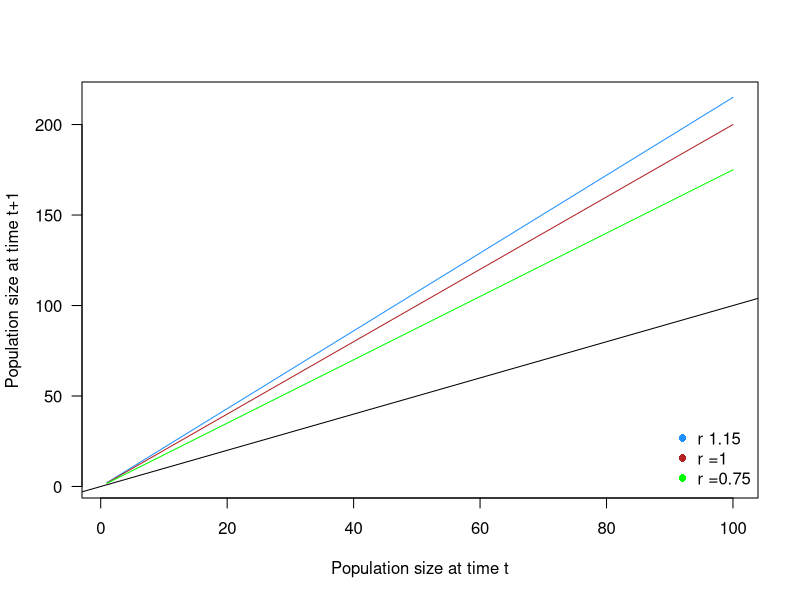
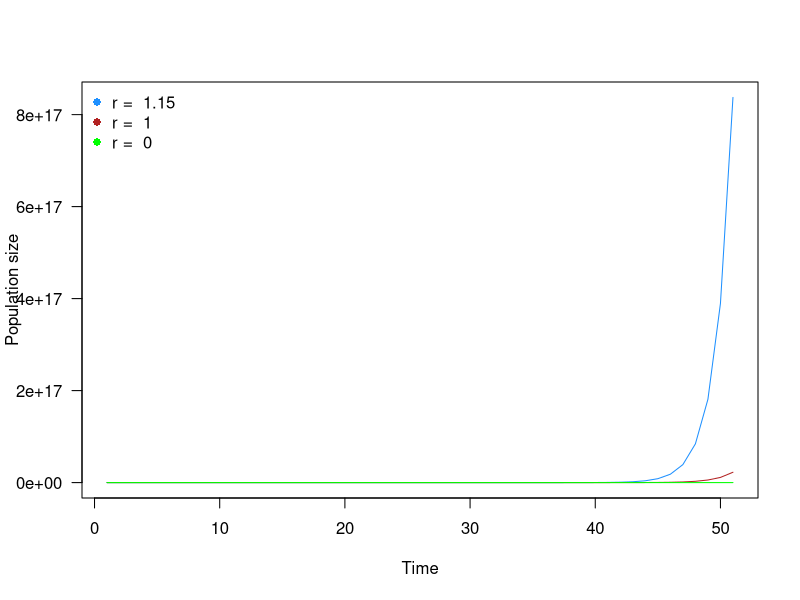
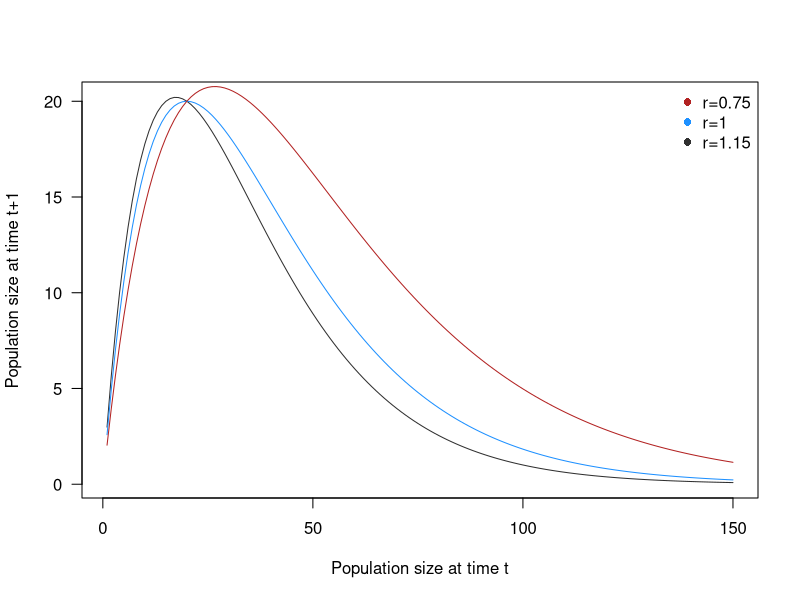
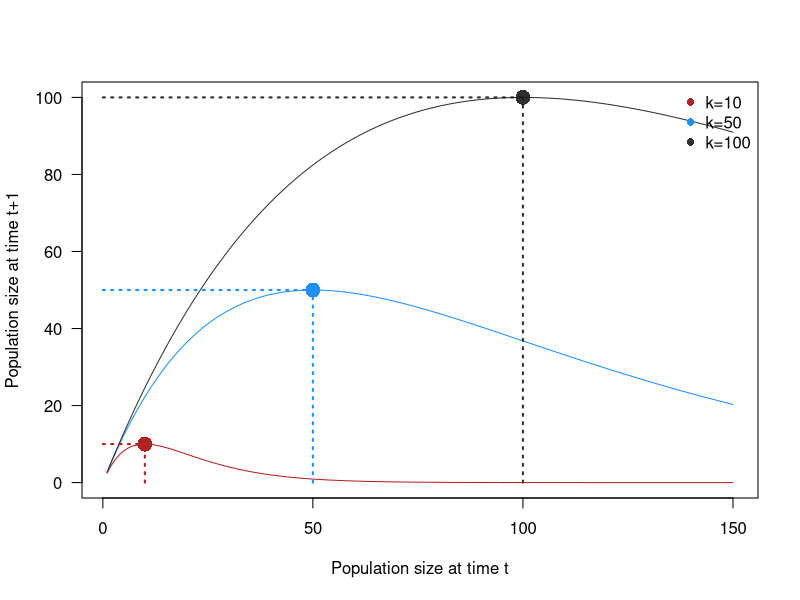
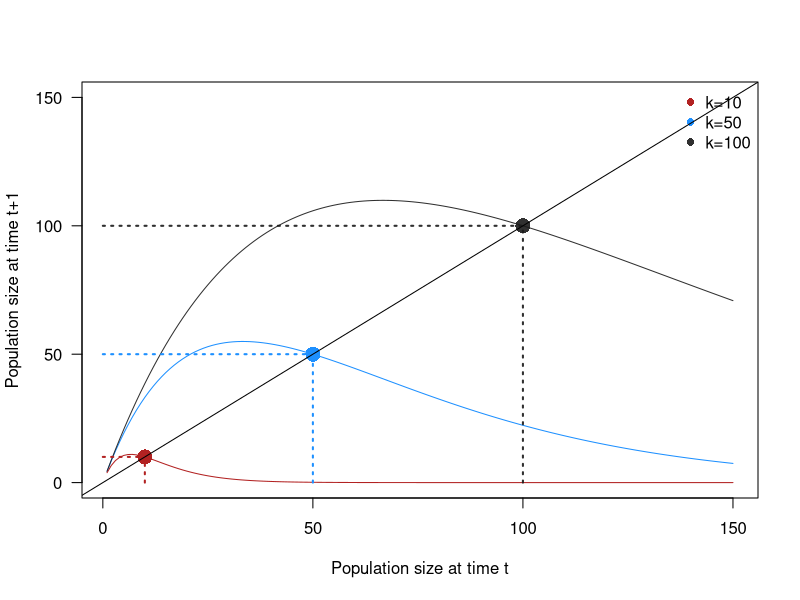
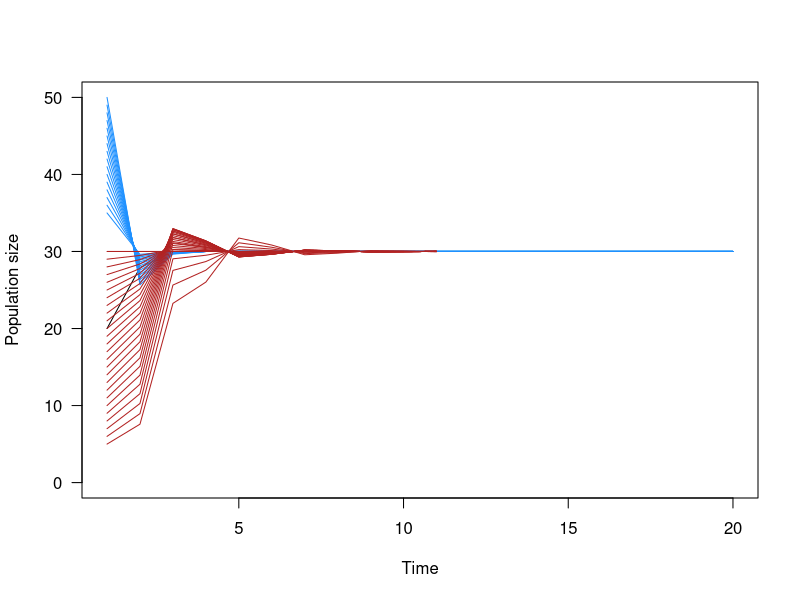
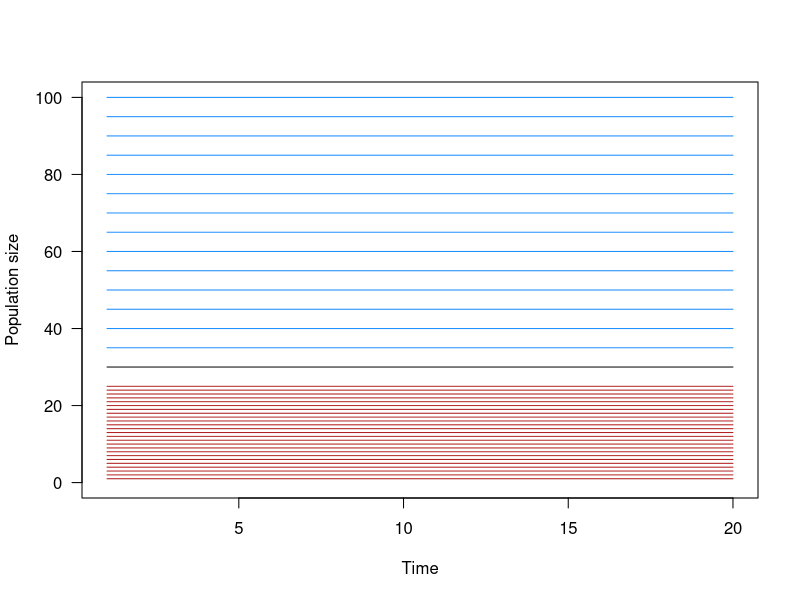
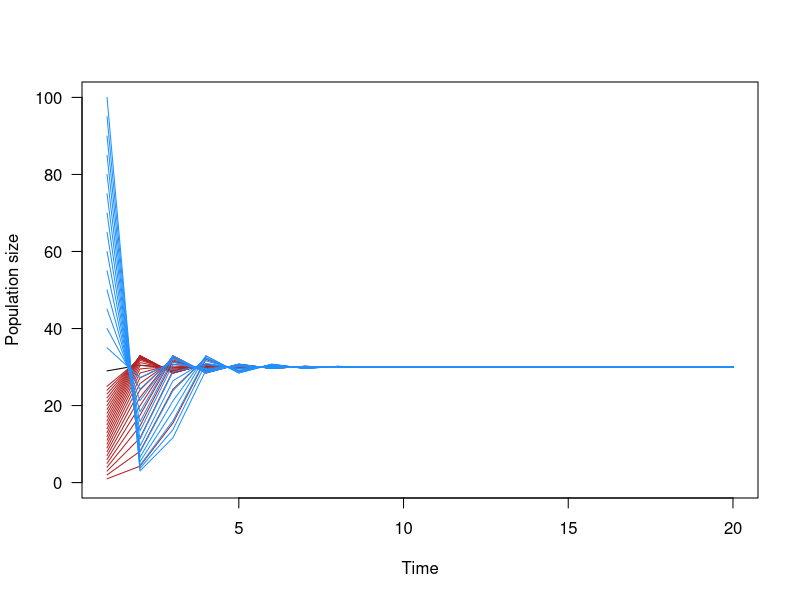

Reproduce these figures in R, in order. (Note: this script raises an error after producing the figures.)
## ---- chunk 1

n0 <- 1:100
r <- 1

expoGrowth <- function(n, r){
  n+(n*r)  
}


#effect of growth rate
plot(n0, expoGrowth(n0, 1.15),
  type='l', las=1, 
  xlab='Population size at time t', 
  ylab='Population size at time t+1', 
  col='dodgerblue')
lines(n0, expoGrowth(n0,1),
  col='firebrick')
lines(n0, expoGrowth(n0,0.75),
  col='green')
abline(a=0,b=1)

legend('bottomright', paste('r', c('1.15', '=1', '=0.75')),
  pch=16, col=c('dodgerblue', 'firebrick', 'green'), bty='n')
 

## ---- chunk 2

expoDynamics <- function(n,r, steps=100){
  ret <- c()
  ret[1] <- n
  for(i in 1:steps){
    ret[i+1] <- expoGrowth(ret[i], r)
  }
  return(ret)
}

## ---- chunk 3

tt  <- 50
n0 <- 20

#effect of growth rate
plot(1:(tt+1), expoDynamics(n0, 1.15, steps=tt),
  type='l', las=1, 
  xlab='Time', 
  ylab='Population size', 
  col='dodgerblue')
lines(1:(tt+1), expoDynamics(n0, 1, steps=tt),
  col='firebrick')
lines(1:(tt+1), expoDynamics(n0, 0, steps=tt),
  col='green')

legend('topleft', bty='n', 
  paste('r = ', c('1.15', '1', '0')),
  pch=16, col=c('dodgerblue', 'firebrick', 'green'))

## ---- chunk 4

n0 <- 1:150
k <- 20
rr <- 1


logisticGrowth <- function(n, r, k){
  n*exp(r*(1-(n / k)))
}


colz <- c(grey(0.1,0.9), 'dodgerblue', 'firebrick', 'forestgreen')
#effect of growth rate
plot(n0, logisticGrowth(n0,1.15,20),
  type='l', las=1, 
  xlab='Population size at time t', 
  ylab='Population size at time t+1', 
  col=colz[1])
lines(n0, logisticGrowth(n0,1,20),
  col=colz[2])
lines(n0, logisticGrowth(n0,0.75,20),
  col=colz[3])
legend('topright', bty='n',
  c('r=0.75', 'r=1', 'r=1.15'),
  pch=16, col=colz[c(3,2,1)])





#effect of carrying capacity
plot(n0, logisticGrowth(n0,1, 50),
  type='l', las=1, ylim=c(0,100),
  xlab='Population size at time t', 
  ylab='Population size at time t+1', 
  col=colz[2])
lines(n0, logisticGrowth(n0,1,100),
  col=colz[1])
lines(n0, logisticGrowth(n0,1,10),
  col=colz[3])
legend('topright', bty='n',
  c('k=10', 'k=50', 'k=100'),
  pch=16, col=colz[c(3,2,1)])








#Look at the peaks of the growth (where is the maximum population size here?)

plotSegs <- function(kx,ky, color){
  segments(x0=0,x1=kx, y0=ky,y1=ky, col=color, lwd=2, lty=3)
  segments(x0=kx,x1=kx, y0=0,y1=ky, col=color, lwd=2, lty=3)
  points(kx,ky, pch=16, cex=2, col=color)
}

plotSegs(10,10, color=colz[3])
plotSegs(50,50, color=colz[2])
plotSegs(100,100, color=colz[1])






# But why is this? What situations would cause this to not be the case?

plot(n0, logisticGrowth(n0,1.5, 50),
  type='l', las=1, ylim=c(0,150),
  xlab='Population size at time t', 
  ylab='Population size at time t+1', 
  col=colz[2])
lines(n0, logisticGrowth(n0,1.5,100),
  col=colz[1])
lines(n0, logisticGrowth(n0,1.5,10),
  col=colz[3])
legend('topright', bty='n',
  c('k=10', 'k=50', 'k=100'),
  pch=16, col=colz[c(3,2,1)])



#Look at the peaks of the growth (where is the maximum population size here?)
plotSegs(10,10, color=colz[3])
plotSegs(50,50, color=colz[2])
plotSegs(100,100, color=colz[1])



# this line intersects points where population change from t to t+1 is 0. These are equilibria.
abline(a=0,b=1)

## ---- chunk 5

logisticDynamics <- function(n,r,k, steps=100){
  ret <- c()
  ret[1] <- n
  if(length(r) == 1){
    r <- rep(r, steps)
  }
  for(i in 1:(steps-1)){
    ret[i+1] <- logisticGrowth(ret[i], r[i], k)
  }
  return(ret)
}

## ---- chunk 6

stps <- 20

plot(1:stps,
 logisticDynamics(n=20, r=1, k=30, steps=stps),
  type='l', las=1, ylim=c(0,50),
  xlab='Time', 
  ylab='Population size', 
  col=1)

#sapply(seq(1,25,by=1), function(x){
# lines(logisticDynamics(n=x, r=1, k=30, steps=stps), col='firebrick')
#})


sapply(seq(35,50,by=1), function(x){
 lines(logisticDynamics(n=x, r=1, k=30, steps=stps), col='dodgerblue')
})

sapply(seq(5,30,by=1), function(x){
 lines(logisticDynamics(n=x, r=rep(c(0.5,1.5),5), k=30, steps=stps), col='firebrick')
})

## ---- chunk 7

stps <- 20

plot(1:stps,
 logisticDynamics(n=30, r=0, k=30, steps=stps),
  type='l', las=1,ylim=c(0,100),
  xlab='Time', 
  ylab='Population size', 
  col=1)

sapply(seq(1,25,by=1), function(x){
 lines(logisticDynamics(n=x, r=0, k=30, steps=stps), col='firebrick')
})

sapply(seq(35,100,by=5), function(x){
 lines(logisticDynamics(n=x, r=0, k=30, steps=stps), col='dodgerblue')
})

## ---- chunk 8

stps <- 20

plot(1:stps,
 logisticDynamics(n=29, r=1.5, k=30, steps=stps),
  type='l', las=1,ylim=c(0,100),
  xlab='Time', 
  ylab='Population size', 
  col=1)

sapply(seq(1,25,by=1), function(x){
 lines(logisticDynamics(n=x, r=1.5, k=30, steps=stps), col='firebrick')
})

sapply(seq(35,100,by=5), function(x){
 lines(logisticDynamics(n=x, r=1.5, k=30, steps=stps), col='dodgerblue')
})

## ---- chunk 9

stps <- 50

plot(1:stps,
 logisticDynamics(n=30, r=2, k=30, steps=stps),
  type='l', las=1,ylim=c(0,100),
  xlab='Time', 
  ylab='Population size', 
  col=1)

plot(1:stps,
 logisticDynamics(n=29, r=2, k=30, steps=stps),
  type='l', las=1,ylim=c(0,100),
  xlab='Time', 
  ylab='Population size', 
  col=1)

sapply(seq(1,25,by=1), function(x){
 lines(logisticDynamics(n=x, r=2, k=30, steps=stps), col='firebrick')
})

sapply(seq(35,100,by=5), function(x){
 lines(logisticDynamics(n=x, r=2, k=30, steps=stps), col='dodgerblue')
})


## ---- chunk 10

stps <- 20

plot(1:stps,
 logisticDynamics(n=20, r=3.2, k=30, steps=stps),
  type='l', las=1,ylim=c(0,100),
  xlab='Time', 
  ylab='Population size', 
  col=1)

sapply(seq(1,100,by=5), function(x){
 lines(logisticDynamics(n=x, r=3.2, k=30, steps=stps), col='firebrick')
})

## ---- chunk 11

stps <- 100

plot(1:stps,
 logisticDynamics(n=30, r=4.75, k=30, steps=stps),
  type='l', las=1,ylim=c(0,150),
  xlab='Time', 
  ylab='Population size', 
  col=1)


plot(1:stps,
 logisticDynamics(n=29, r=4.75, k=30, steps=stps),
  type='l', las=1,ylim=c(0,150),
  xlab='Time', 
  ylab='Population size', 
  col=1)

## ---- chunk 12

testthat::context("your analysis")

testthat::test_that("isRed function does stuff", {
	testthat::expect_output(isRed('orange'), 'maybe?')
	testthat::expect_type(isRed('clown nose'), 'character')
	testthat::expect_equal(length(isRed('orange')), 1)
})
